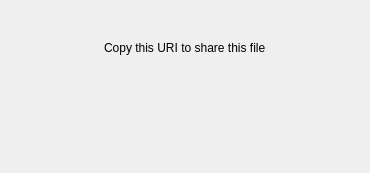
<?xml version="1.0" encoding="UTF-8"?>
<ui version="4.0">
 <class>UriDialog</class>
 <widget class="QDialog" name="UriDialog">
  <property name="geometry">
   <rect>
    <x>0</x>
    <y>0</y>
    <width>370</width>
    <height>173</height>
   </rect>
  </property>
  <property name="windowTitle">
   <string>Dialog</string>
  </property>
  <layout class="QGridLayout" name="gridLayout">
   <item row="2" column="1">
    <widget class="QLabel" name="UriLabel">
     <property name="text">
      <string/>
     </property>
    </widget>
   </item>
   <item row="0" column="0">
    <spacer name="horizontalSpacer">
     <property name="orientation">
      <enum>Qt::Horizontal</enum>
     </property>
     <property name="sizeHint" stdset="0">
      <size>
       <width>40</width>
       <height>20</height>
      </size>
     </property>
    </spacer>
   </item>
   <item row="0" column="1">
    <widget class="QLabel" name="label">
     <property name="text">
      <string>Copy this URI to share this file</string>
     </property>
    </widget>
   </item>
   <item row="0" column="2">
    <spacer name="horizontalSpacer_2">
     <property name="orientation">
      <enum>Qt::Horizontal</enum>
     </property>
     <property name="sizeHint" stdset="0">
      <size>
       <width>40</width>
       <height>20</height>
      </size>
     </property>
    </spacer>
   </item>
   <item row="2" column="0">
    <spacer name="horizontalSpacer_3">
     <property name="orientation">
      <enum>Qt::Horizontal</enum>
     </property>
     <property name="sizeHint" stdset="0">
      <size>
       <width>40</width>
       <height>20</height>
      </size>
     </property>
    </spacer>
   </item>
   <item row="2" column="2">
    <spacer name="horizontalSpacer_4">
     <property name="orientation">
      <enum>Qt::Horizontal</enum>
     </property>
     <property name="sizeHint" stdset="0">
      <size>
       <width>40</width>
       <height>20</height>
      </size>
     </property>
    </spacer>
   </item>
  </layout>
 </widget>
 <resources/>
 <connections/>
</ui>
